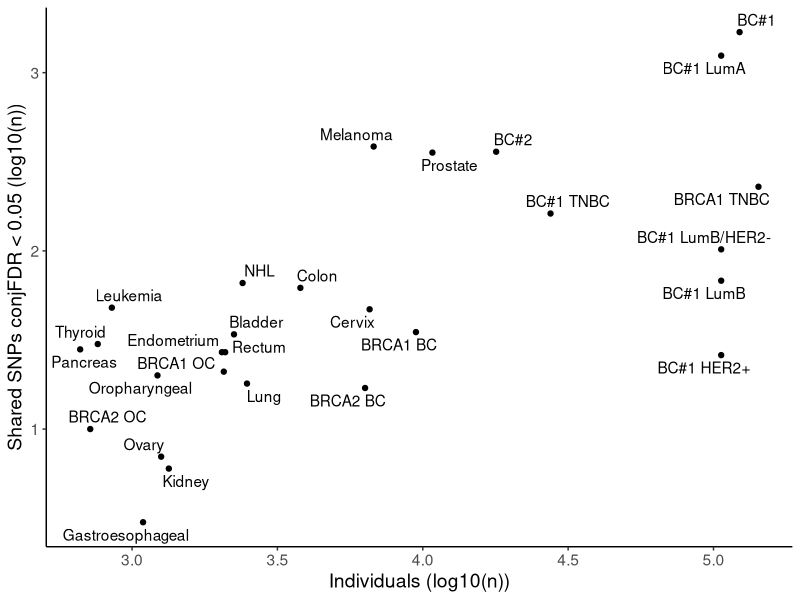

Here is the R script that generated this plot:
# Plot depicting the relationship between the number of individuals in each GWAS analyzed and the number of identified pleiotropic variants

library(dplyr) # ‘1.1.3’
library(tidyr) # ‘1.3.0’
library(data.table) # ‘1.14.8’
library(ggplot2) # ‘3.4.3’
library(ggrepel) # ‘0.9.3’

# read pleiotropic SNP list (pleio_loci.tsv). Filter to conjfdr < 0.05
leadSNP <- fread("Data/pleio_loci.tsv") %>% as.data.frame() %>%
  rename(cancer_trait=trait1,
         blood_trait=trait2,
         pval_neoplasm=pval_trait1,
         pval_immunological=pval_trait2,
         zscore_neoplasm=zscore_trait1,
         zscore_immunological=zscore_trait2)
leadSNP005 <- leadSNP %>% filter(conjfdr < 0.05)
# read metadata
metadata <- fread("Data/metadata_pleio.tsv") %>% as.data.frame()
# cancer label 
cancer.label <- fread(file="Data/cancerLabel.csv")
# blood label
blood.label <- fread(file="Data/bloodLabel.csv")

# number loci for each cancer trait
pleio.cancer.loci <- leadSNP005 %>% group_by(cancer_trait,blood_trait,locusnum,chrnum) %>% 
  summarize(start = min(chrpos), end = max(chrpos), cFDRmin = min(conjfdr), cFDRmax = max(conjfdr)) %>%
  ungroup() %>% arrange(cancer_trait,chrnum,start) %>% 
  mutate(last_start = lag(start), last_end = lag(end), last_chrnum = lag(chrnum), last_cancer_trait = lag(cancer_trait)) %>%
  filter(is.na(last_end) | last_cancer_trait != cancer_trait | chrnum != last_chrnum | start > last_end ) %>%
  count(cancer_trait) %>% rename(numLoci = n)
# statistics for cancer traits (number SNPs, number loci, number cases)
pleio.cancer.snp <- leadSNP005 %>% count(cancer_trait,snpid) %>% count(cancer_trait) %>% rename(numSNPs = n) %>% 
  left_join(pleio.cancer.loci,by=c("cancer_trait")) %>%
  left_join(metadata %>% select(id,Phenotype,Cases),by = c("cancer_trait" = "id"))  %>%
  select(Phenotype,numSNPs,numLoci,Cases) %>% left_join(cancer.label,by=c("Phenotype"="LabelInit")) %>% 
  rename(oldLabel=Phenotype) %>% rename(Phenotype=LabelNew)
# plot
postscript(file=file.path("Output/Figure2d.ps"))
pleio.cancer.snp  %>%
  mutate(lognumSNPs = log10(numSNPs),logCases=log10(Cases)) %>%
  ggplot(aes(x=logCases, y=lognumSNPs, label=Phenotype)) +
  geom_point() + geom_text_repel() +
  theme_classic() + theme(text = element_text(size=14)) +
  ylab("Shared SNPs conjFDR < 0.05 (log10(n))") + xlab("Individuals (log10(n))")
dev.off()

